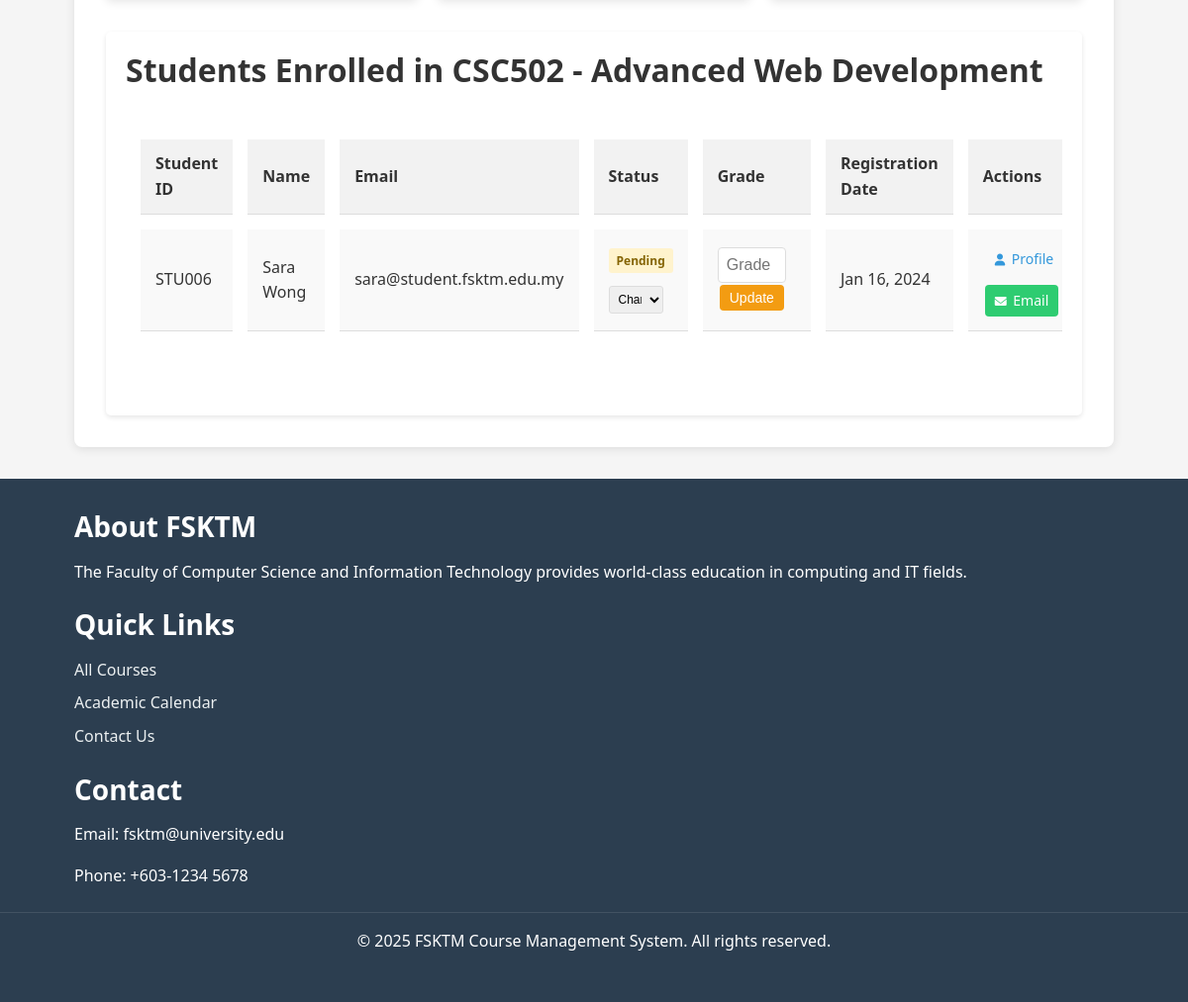
/pages/my-courses.php?course_id=10 (signed in, lower part), run on an earlier commit of the app's database.
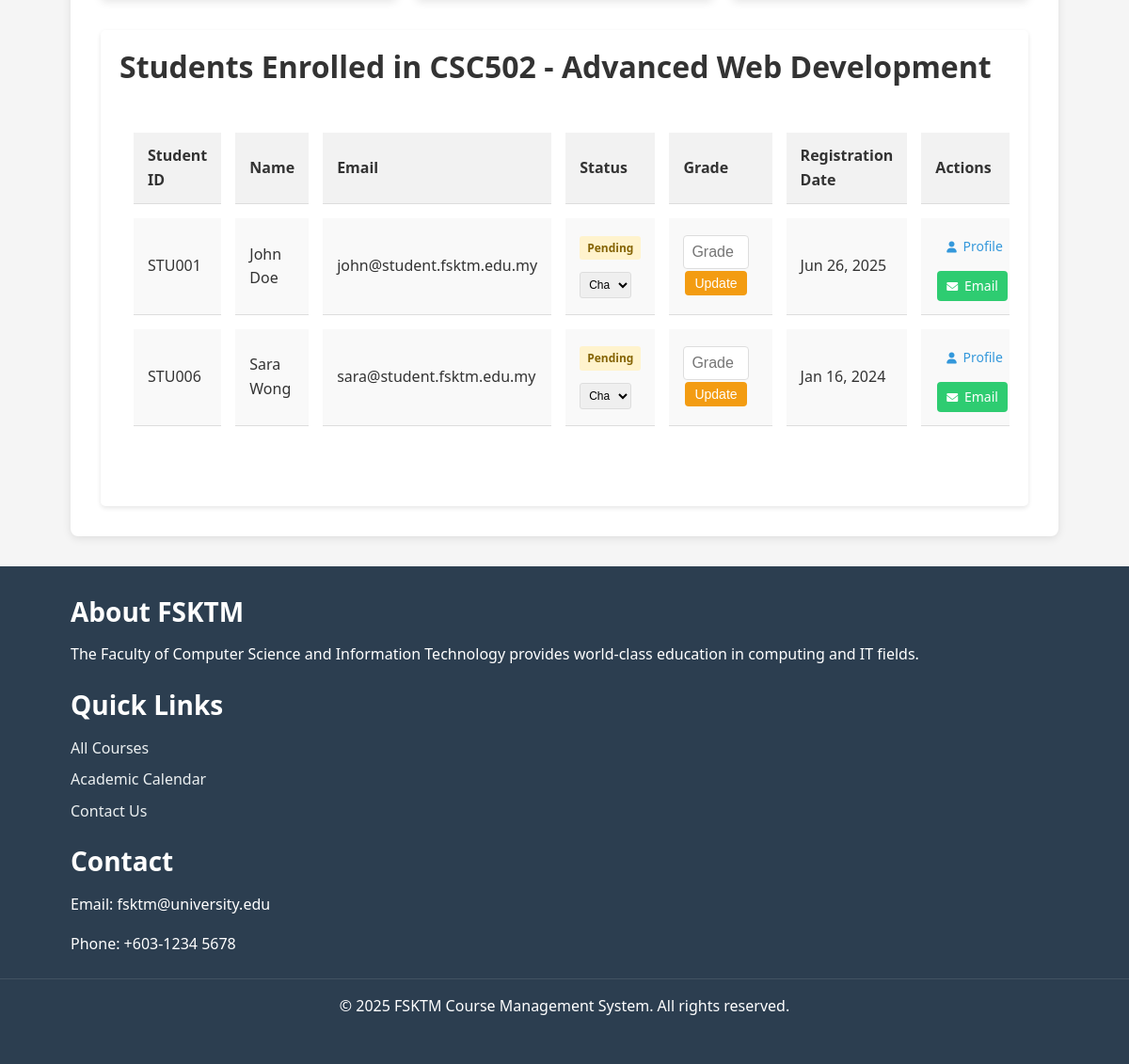
And on a later commit of the database.
### tables this page shows
CREATE TABLE `registrations` (
  `registration_id` int(11) NOT NULL,
  `user_id` int(11) NOT NULL,
  `course_id` int(11) NOT NULL,
  `registration_date` timestamp NOT NULL DEFAULT current_timestamp(),
  `status` enum('pending','approved','rejected','dropped','completed') DEFAULT 'pending',
  `grade` varchar(3) DEFAULT NULL,
  `attendance_percentage` decimal(5,2) DEFAULT 0.00,
  `final_marks` decimal(5,2) DEFAULT 0.00,
  `notes` text DEFAULT NULL
);

CREATE TABLE `users` (
  `user_id` int(11) NOT NULL,
  `username` varchar(50) NOT NULL,
  `email` varchar(100) NOT NULL,
  `password` varchar(255) NOT NULL,
  `first_name` varchar(50) NOT NULL,
  `last_name` varchar(50) NOT NULL,
  `user_type` enum('student','lecturer','admin') DEFAULT 'student',
  `profile_picture` varchar(255) DEFAULT 'default-avatar.png',
  `phone` varchar(20) DEFAULT NULL,
  `date_of_birth` date DEFAULT NULL,
  `student_id` varchar(20) DEFAULT NULL,
  `staff_id` varchar(20) DEFAULT NULL,
  `address` text DEFAULT NULL,
  `department` varchar(100) DEFAULT NULL,
  `created_at` timestamp NOT NULL DEFAULT current_timestamp(),
  `updated_at` timestamp NOT NULL DEFAULT current_timestamp() ON UPDATE current_timestamp(),
  `is_active` tinyint(1) DEFAULT 1,
  `last_login` timestamp NULL DEFAULT NULL
);

### includes/functions.php (called while the page is built, shortened)
<?php
function isLoggedIn() {
    return isset($_SESSION['user_id']);
}
function isLecturer() {
    return isLoggedIn() && $_SESSION['user_type'] === ROLE_LECTURER;
}
function isStudent() {
    return isLoggedIn() && $_SESSION['user_type'] === ROLE_STUDENT;
}
?>

### pages/my-courses.php (the view, shortened to what the changed rows need)
<?php
require_once '../includes/functions.php';
$db = new Database();
$conn = $db->getConnection();
$courses = [];
$students = [];
$selected_course = null;
if (isStudent()) {
    $query = "SELECT r.*, c.course_code, c.course_name, c.credits, c.semester, c.academic_year,
                     u.first_name, u.last_name, cc.category_name, cc.color_code
              FROM registrations r
              JOIN courses c ON r.course_id = c.course_id
              LEFT JOIN users u ON c.instructor_id = u.user_id
              LEFT JOIN course_categories cc ON c.category_id = cc.category_id
              WHERE r.user_id = ?
              ORDER BY c.semester, c.course_name";
    $stmt = $conn->prepare($query);
    if ($stmt) {
        $stmt->bind_param("i", $_SESSION['user_id']);
        $stmt->execute();
        $result = $stmt->get_result();
        $courses = $result->fetch_all(MYSQLI_ASSOC);
        $stmt->close();
    }
} elseif (isLecturer() || isAdmin()) {
    $query = "SELECT c.*, cc.category_name, cc.color_code
              FROM courses c
              LEFT JOIN course_categories cc ON c.category_id = cc.category_id
              WHERE c.instructor_id = ?
              ORDER BY c.semester, c.course_name";
    $stmt = $conn->prepare($query);
    if ($stmt) {
        $stmt->bind_param("i", $_SESSION['user_id']);
        $stmt->execute();
        $result = $stmt->get_result();
        $courses = $result->fetch_all(MYSQLI_ASSOC);
    }
    if (isset($_GET['course_id'])) {
        $course_id = filter_input(INPUT_GET, 'course_id', FILTER_SANITIZE_NUMBER_INT);
        $query = "SELECT r.registration_id, r.status, r.grade, r.registration_date,
                         u.user_id, u.first_name, u.last_name, u.email, u.student_id
                  FROM registrations r
                  JOIN users u ON r.user_id = u.user_id
                  WHERE r.course_id = ?
                  ORDER BY u.last_name, u.first_name";
        $stmt = $conn->prepare($query);
        if ($stmt) {
            $stmt->bind_param("i", $course_id);
            $stmt->execute();
            $result = $stmt->get_result();
            $students = $result->fetch_all(MYSQLI_ASSOC);
        }
        foreach ($courses as $course) {
            if ($course['course_id'] == $course_id) {
                $selected_course = $course;
                break;
            }
        }
    }
}
include '../includes/header.php';
?>
<div class="my-courses-container">
    <?php if (empty($courses)): ?>
        <div class="no-courses">
            <p>You are not currently <?php echo isStudent() ? 'registered for' : 'teaching'; ?> any courses.</p>
            <a href="<?php echo BASE_URL; ?>/pages/courses.php" class="btn btn-primary">Browse Courses</a>
        </div>
    <?php else: ?>
        <?php if ((isLecturer() || isAdmin()) && $selected_course): ?>
            <div class="student-list-container">
                <h2>Students Enrolled in <?php echo $selected_course['course_code'] . ' - ' . $selected_course['course_name']; ?></h2>
                <?php if (empty($students)): ?>
                    <p>No students are currently enrolled in this course.</p>
                <?php else: ?>
                    <div class="table-responsive">
                        <table class="student-table">
                            <thead>
                                <tr>
                                    <th>Student ID</th>
                                    <th>Name</th>
                                    <th>Email</th>
                                    <th>Status</th>
                                    <th>Grade</th>
                                    <th>Registration Date</th>
                                    <th>Actions</th>
                                </tr>
                            </thead>
                            <tbody>
                                <?php foreach ($students as $student): ?>
                                    <tr>
                                        <td><?php echo $student['student_id']; ?></td>
                                        <td><?php echo $student['first_name'] . ' ' . $student['last_name']; ?></td>
                                        <td><?php echo $student['email']; ?></td>
                                        <td>
                                            <div class="status-container">
                                                <div class="current-status">
                                                    <span class="status-badge <?php echo strtolower($student['status']); ?>">
                                                        <?php echo ucfirst($student['status']); ?>
                                                    </span>
                                                </div>
                                                <div class="status-actions">
                                                    <form class="status-form" method="POST" action="" style="display: inline;">
                                                        <select name="status" class="status-select" onchange="confirmStatusChange(this)">
                                                            <option value="" disabled selected>Change Status</option>
                                                        </select>
                                                    </form>
                                                </div>
                                            </div>
                                        </td>
                                        <td>
                                            <form class="grade-form" method="POST" action="">
                                                <input type="text" name="grade" class="grade-input" value="<?php echo !empty($student['grade']) ? $student['grade'] : ''; ?>" placeholder="Grade">
                                                <button type="submit" name="update_grade" class="btn btn-sm btn-warning">Update</button>
                                            </form>
                                        </td>
                                        <td><?php echo date('M d, Y', strtotime($student['registration_date'])); ?></td>
                                        <td>
                                            <div class="action-buttons">
                                                <a href="<?php echo BASE_URL; ?>/pages/student/student-profile.php?id=<?php echo $student['user_id']; ?>"
                                                   class="btn btn-sm btn-info"
                                                   title="View <?php echo $student['first_name']; ?>'s Profile">
                                                    <i class="fa fa-user"></i> Profile
                                                </a>
                                                <a href="mailto:<?php echo $student['email']; ?>"
                                                   class="btn btn-sm btn-secondary"
                                                   title="Email <?php echo $student['first_name']; ?>">
                                                    <i class="fa fa-envelope"></i> Email
                                                </a>
                                            </div>
                                        </td>
                                    </tr>
                                <?php endforeach; ?>
                            </tbody>
                        </table>
                    </div>
                <?php endif; ?>
            </div>
        <?php endif; ?>
    <?php endif; ?>
</div>
<?php include '../includes/footer.php'; ?>

What changed in the data, as far as the page shows it:
added registrations: user.student_id "STU001", user.first_name "John", user.last_name "Doe", user.email "john@student.fsktm.edu.my", status "Pending", registration_date "Jun 26, 2025"
